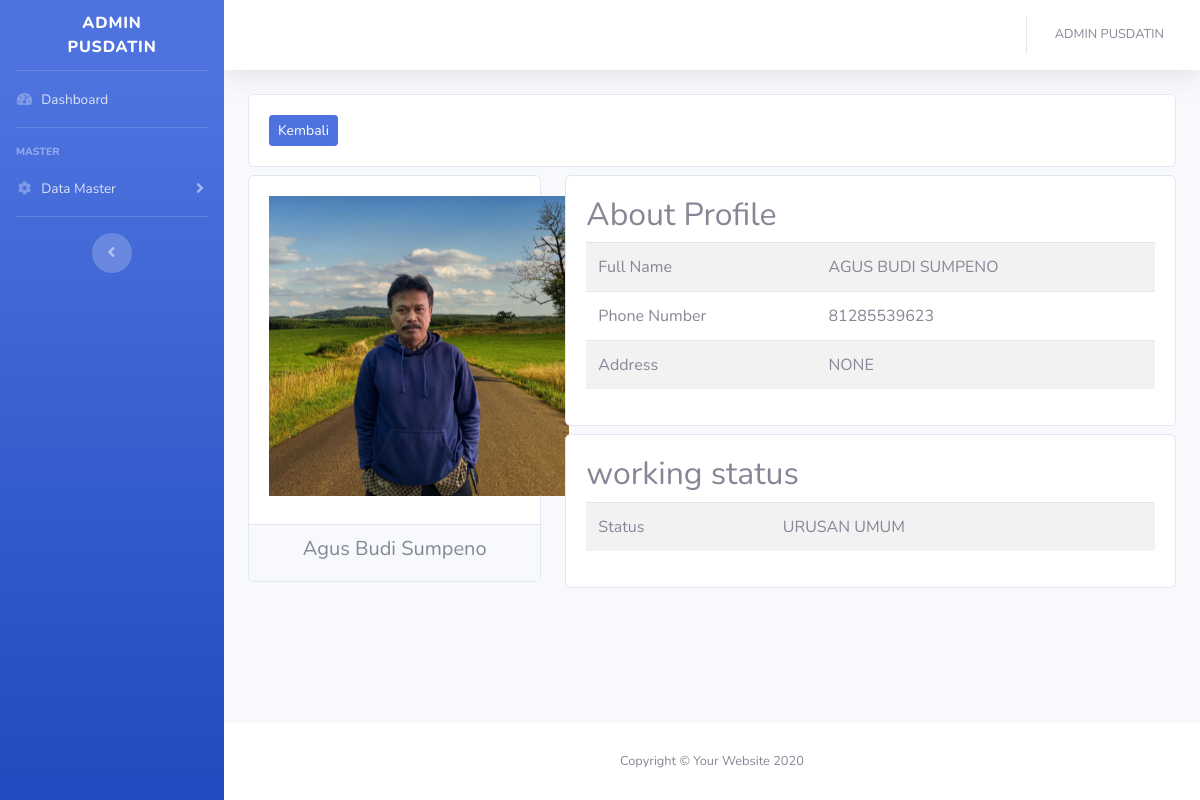
The page /Dashboard/detail_umum/716489 on the database its author committed.
### tables this page shows
CREATE TABLE `personil_pusdatin` (
  `id_personil` int(16) NOT NULL,
  `nama` varchar(255) NOT NULL,
  `tlpn` bigint(32) NOT NULL,
  `alamat` text NOT NULL,
  `level` int(8) NOT NULL,
  `gambar` text NOT NULL
);

CREATE TABLE `leve_pusdatin` (
  `id_level` int(8) NOT NULL,
  `nama_level` varchar(128) NOT NULL
);

### application/controllers/Dashboard.php (called while the page is built, shortened)
<?php
class Dashboard extends CI_Controller
{
    public function detail_umum($id_personl)
    {
        $isi['personil'] = $this->Model_personil->detail_umum($id_personl);
        $isi['content'] = 'Admin/detail_umum';
        $this->load->view('Admin/templates/header');
        $this->load->view('Admin/tampilan_dashboard', $isi);
        $this->load->view('Admin/templates/footer');
    }
}

### index.php (called while the page is built, shortened)
<?php
require_once BASEPATH.'core/CodeIgniter.php';

### application/models/Model_personil.php (called while the page is built, shortened)
<?php
class Model_personil extends CI_Model
{
    public function detail_umum($id_personl)
    {
        $sql = "SELECT personil_pusdatin.id_personil,personil_pusdatin.nama,personil_pusdatin.tlpn,personil_pusdatin.alamat,leve_pusdatin.nama_level,personil_pusdatin.gambar FROM `personil_pusdatin`
INNER JOIN leve_pusdatin
ON personil_pusdatin.level=leve_pusdatin.id_level
WHERE personil_pusdatin.id_personil='$id_personl' AND personil_pusdatin.level=4004;";
        $query = $this->db->query($sql);
        return $query->row_array();
    }
}

### application/views/Admin/detail_umum.php (the view)
<div class="row">
    <div class="col-md">
        <div class="card">
            <div class="card-body">
                <a class="btn btn-primary btn-sm" href="<?= base_url() ?>Dashboard/urusan_umum">Kembali</a>
            </div>
        </div>
    </div>
</div>
<div class="row">
    <div class="col-md-4 mt-2">
        <div class="card text-center">
            <div class="card-body">
                <h5>
                    <img src="<?= base_url() ?>assets/upload/<?= $personil['gambar'] ?>" alt="personel" style="weight:250px;height:300px">
                </h5>
            </div>
            <div class="card-footer text-muted">
                <h5 class="text-center"><?= $personil['nama'] ?></h5>
            </div>
        </div>
    </div>
    <div class="col-md-8 mt-2">
        <div class="card">
            <div class="card-body">
                <h2>About Profile</h2>
                <table class="table table-striped">
                    <tbody>
                        <tr>
                            <td>Full Name</td>
                            <td class="text-uppercase font-weiight-bold"><?= $personil['nama'] ?></td>
                        </tr>
                        <tr>
                            <td>Phone Number</td>
                            <td class="text-uppercase font-weiight-bold"><?= $personil['tlpn'] ?></td>
                        </tr>
                        <tr>
                            <td>Address</td>
                            <td class="text-uppercase font-weiight-bold"><?= $personil['alamat'] ?></td>
                        </tr>
                    </tbody>
                </table>
            </div>
        </div>
        <div class="card mt-2">
            <div class="card-body">
                <h2>working status</h2>
                <table class="table table-striped">
                    <tbody>
                        <tr>
                            <td>Status</td>
                            <td class="text-uppercase font-weiight-bold"><?= $personil['nama_level'] ?></td>
                        </tr>
                    </tbody>
                </table>
            </div>
        </div>
    </div>
</div>

### rows shown on the page
personil_pusdatin: gambar (picture), nama "Agus Budi Sumpeno", nama "AGUS BUDI SUMPENO", tlpn "81285539623", alamat "NONE", leve_pusdatin.nama_level "URUSAN UMUM"
